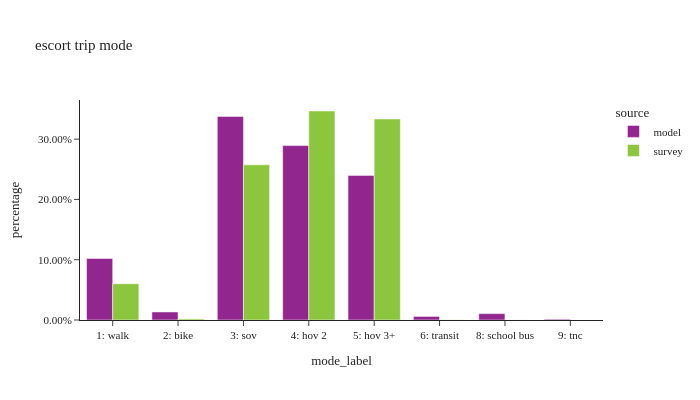

This figure's notebook cell:
### Code cell
df_plot = es_trip.groupby(['source','mode_label'])['trexpfac'].sum().reset_index()
df_plot['percentage'] = df_plot.groupby(['source'], group_keys=False)['trexpfac']. \
    apply(lambda x: x / float(x.sum()))

df_plot_ct = es_trip.groupby(['source','mode_label'])['trexpfac'].count().reset_index(). \
    rename(columns={'trexpfac':'sample count'})
df_plot = df_plot.merge(df_plot_ct, on=['source','mode_label'])

fig = px.bar(df_plot.sort_values(by=['source']), x="mode_label", y="percentage", color="source",
             barmode="group",hover_data=['sample count'],title="escort trip mode")
fig.update_layout(height=400, width=700, font=dict(size=11),
                  xaxis = dict(dtick = 1, categoryorder='category ascending'),
                  yaxis=dict(tickformat=".2%"))
fig.show()

### Figure 1 — Plotly figure (JSON) as saved in the notebook; plotly's stock layout.template omitted (floating-point values rounded to 4 significant figures)
{"data": [{"alignmentgroup": "True", "customdata": [[170138], [22219], [562535], [481973], [399566], [9847], [17611], [2121]], "hovertemplate": "source=model<br>mode_label=%{x}<br>percentage=%{y}<br>sample count=%{customdata[0]}<extra></extra>", "legendgroup": "model", "marker": {"color": "#91268F", "pattern": {"shape": ""}}, "name": "model", "offsetgroup": "model", "orientation": "v", "showlegend": true, "textposition": "auto", "type": "bar", "x": ["1: walk", "2: bike", "3: sov", "4: hov 2", "5: hov 3+", "6: transit", "8: school bus", "9: tnc"], "xaxis": "x", "y": [0.1021, 0.01334, 0.3377, 0.2893, 0.2398, 0.005911, 0.01057, 0.001273], "yaxis": "y"}, {"alignmentgroup": "True", "customdata": [[138], [24], [358], [510], [413], [5], [3]], "hovertemplate": "source=survey<br>mode_label=%{x}<br>percentage=%{y}<br>sample count=%{customdata[0]}<extra></extra>", "legendgroup": "survey", "marker": {"color": "#8CC63E", "pattern": {"shape": ""}}, "name": "survey", "offsetgroup": "survey", "orientation": "v", "showlegend": true, "textposition": "auto", "type": "bar", "x": ["1: walk", "2: bike", "3: sov", "4: hov 2", "5: hov 3+", "6: transit", "8: school bus"], "xaxis": "x", "y": [0.06018, 0.001855, 0.2574, 0.3467, 0.3335, 0.0003022, 0.0001553], "yaxis": "y"}], "layout": {"barmode": "group", "font": {"size": 11}, "height": 400, "legend": {"title": {"text": "source"}, "tracegroupgap": 0}, "title": {"text": "escort trip mode"}, "width": 700, "xaxis": {"anchor": "y", "categoryorder": "category ascending", "domain": [0, 1], "dtick": 1, "title": {"text": "mode_label"}}, "yaxis": {"anchor": "x", "domain": [0, 1], "tickformat": ".2%", "title": {"text": "percentage"}}}}
